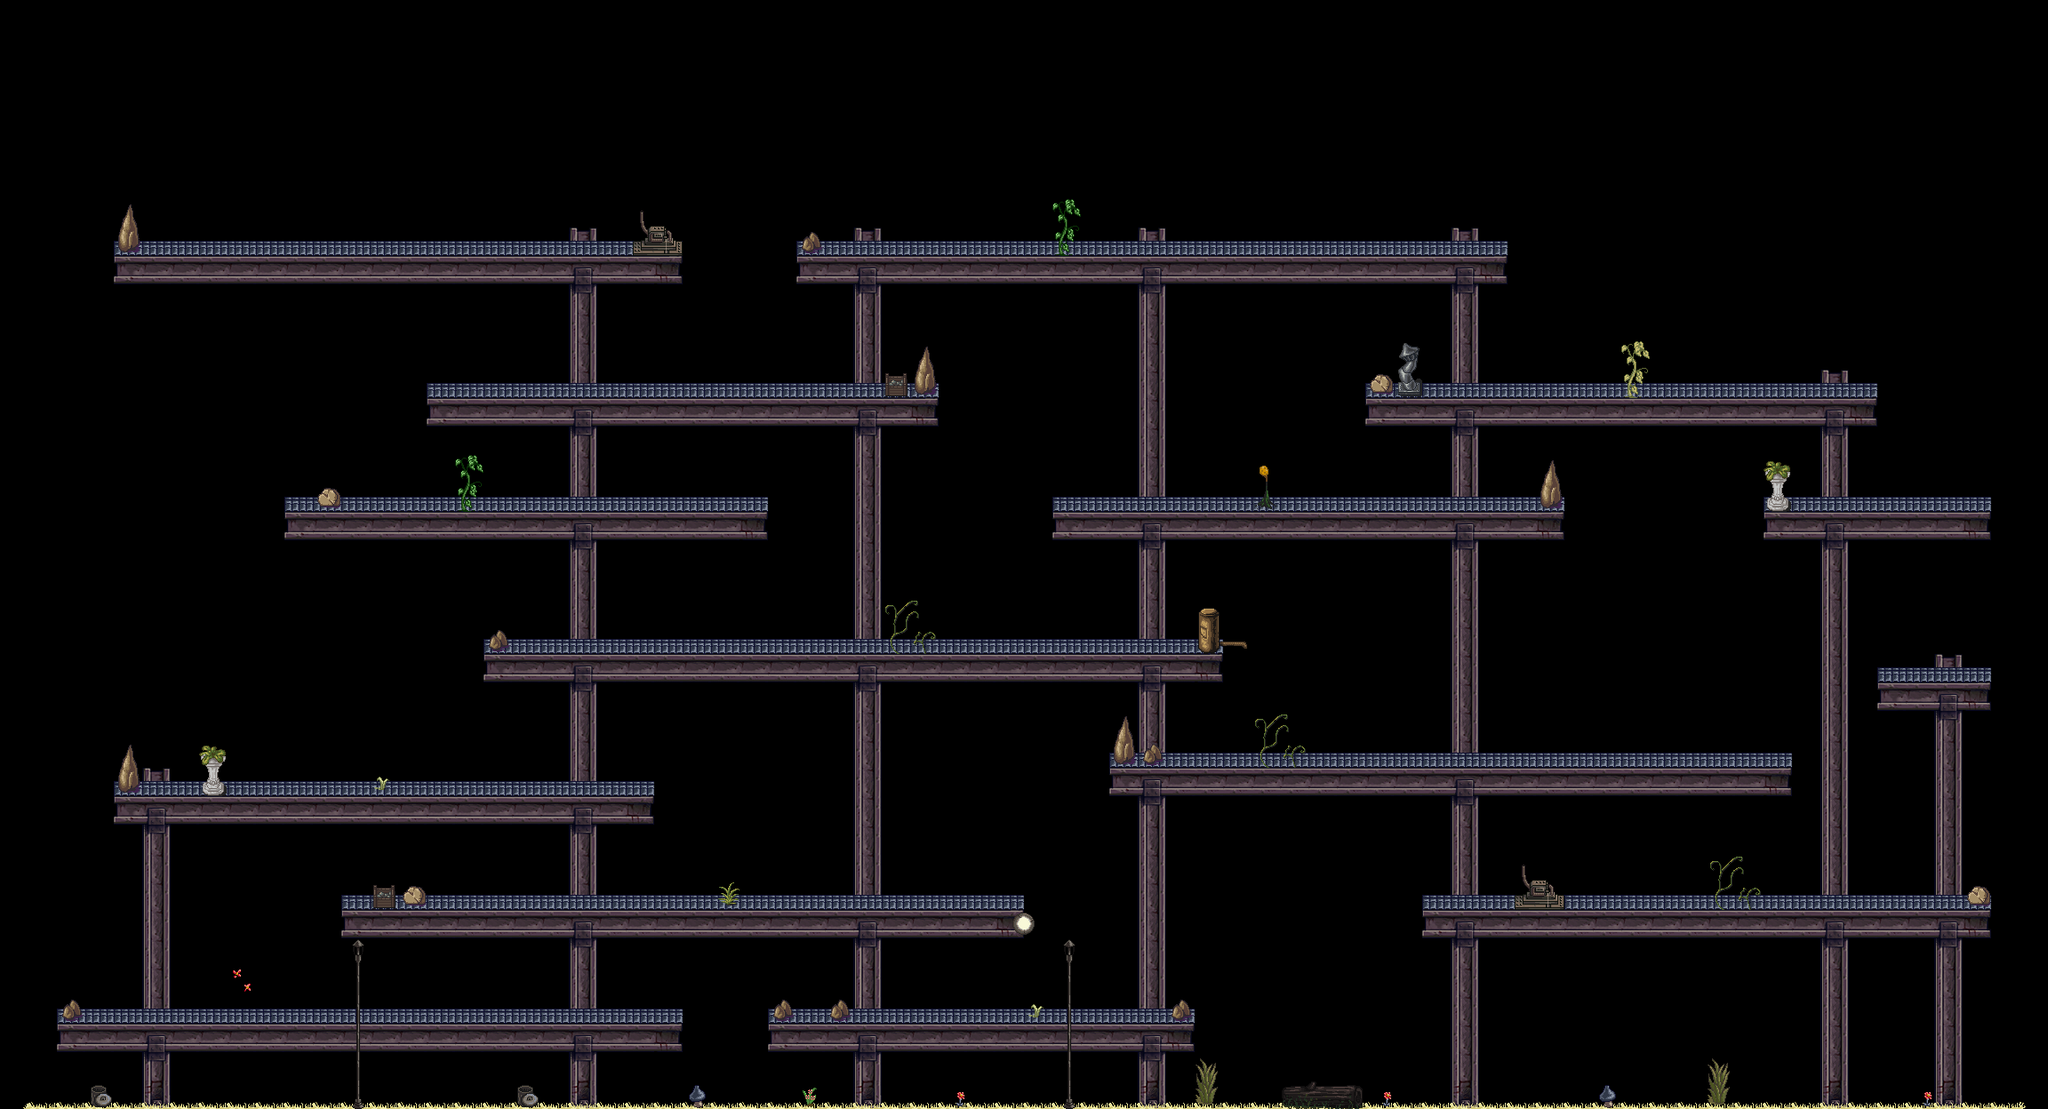

Below is a game level as drawn by its tile map, then a one-line description and the .tmx that defines it (tile-layer data replaced by summaries):
An orthogonal 72x39 tile map with 32x32 px tiles, 4 tile layers (3. csemperéteg, 1. csemperéteg, 2. csemperéteg, 11. csemperéteg) and 71 objects.

<map version="1.2" tiledversion="1.2.1" orientation="orthogonal" renderorder="right-down" width="72" height="39" tilewidth="32" tileheight="32" infinite="0" nextlayerid="58" nextobjectid="152">
 <tileset firstgid="1" name="hyptosis" tilewidth="32" tileheight="32" tilecount="3600" columns="30">
  <image source="../tileset/hyptosis.png" width="960" height="3840" />
  <terraintypes>
   <terrain name="StoneWall1" tile="505" />
  </terraintypes>
  <tile id="475" terrain=",,,0" />
  <tile id="476" terrain=",,0,0" />
  <tile id="477" terrain=",,0," />
  <tile id="504" terrain=",0,,0" />
  <tile id="505" terrain="0,0,0,0" />
  <tile id="506" terrain="0,,0," />
  <tile id="534" terrain=",0,," />
  <tile id="535" terrain="0,0,," />
  <tile id="536" terrain="0,,," />
 </tileset>
 <layer id="54" name="3. csemperéteg" width="72" height="39">
  <data>[2808 cells, 171 non-empty, 3 distinct tile ids]</data>
 </layer>
 <layer id="55" name="1. csemperéteg" width="72" height="39">
  <data>[2808 cells, 563 non-empty, 6 distinct tile ids]</data>
 </layer>
 <layer id="56" name="2. csemperéteg" width="72" height="39">
  <data>[2808 cells, 114 non-empty, 21 distinct tile ids]</data>
 </layer>
 <layer id="57" name="11. csemperéteg" width="72" height="39">
  <properties>
   <property name="z" type="int" value="11" />
  </properties>
  <data>[2808 cells, 51 non-empty, 25 distinct tile ids]</data>
 </layer>
 <objectgroup color="#ffaa00" id="16" name="Ground">
  <object id="74" x="66" y="1149" width="700" height="36" />
  <object id="75" x="863" y="1146" width="481" height="38" />
  <object id="76" x="385" y="1021" width="766" height="25" />
  <object id="77" x="129" y="894" width="607" height="20" />
  <object id="78" x="545" y="730" width="829" height="21" />
  <object id="79" x="1250" y="859" width="766" height="27" />
  <object id="80" x="1600" y="1020" width="641" height="20" />
  <object id="81" x="2111" y="764" width="128" height="18" />
  <object id="82" x="1982" y="570" width="256" height="25" />
  <object id="83" x="1535" y="440" width="577" height="25" />
  <object id="84" x="1185" y="570" width="574" height="27" />
  <object id="85" x="897" y="282" width="799" height="24" />
  <object id="86" x="483" y="442" width="573" height="17" />
  <object id="87" x="319" y="574" width="544" height="21" />
  <object id="88" x="128" y="281" width="640" height="23" />
  <object id="89" x="65" y="1122" width="28" height="34" />
  <object id="90" x="418" y="988" width="62" height="40" />
  <object id="91" x="218" y="833" width="38" height="68" />
  <object id="92" x="127" y="836" width="32" height="63" />
  <object id="93" x="127" y="218" width="31" height="71" />
  <object id="94" x="710" y="242" width="59" height="51" />
  <object id="96" x="349" y="543" width="37" height="30" />
  <object id="97" x="545" y="701" width="31" height="34" />
  <object id="98" x="890" y="248" width="36" height="36" />
  <object id="100" x="993" y="386" width="62" height="54" />
  <object id="101" x="1344" y="676" width="33" height="58" />
  <object id="102" x="1250" y="801" width="58" height="61" />
  <object id="103" x="934" y="1121" width="25" height="30" />
  <object id="104" x="865" y="1120" width="27" height="29" />
  <object id="105" x="1315" y="1118" width="29" height="32" />
  <object id="106" x="1534" y="380" width="71" height="70" />
  <object id="107" x="1729" y="511" width="31" height="72" />
  <object id="108" x="1702" y="967" width="60" height="59" />
  <object id="109" x="1978" y="505" width="36" height="74" />
  <object id="110" x="2210" y="990" width="32" height="34" />
 </objectgroup>
 <objectgroup color="#ff0000" id="30" name="Enemies">
  <object id="65" x="-380" y="559.667">
   <properties>
    <property name="block" type="int" value="2" />
   </properties>
   <polyline points="594.822,-300 787.156,-300" />
  </object>
  <object id="111" x="305.822" y="259.667">
   <properties>
    <property name="block" type="int" value="4" />
   </properties>
   <polyline points="734,-4 993,-4" />
  </object>
  <object id="112" x="923.822" y="314.667">
   <properties>
    <property name="block" type="int" value="2" />
   </properties>
   <polyline points="-387,108 29,106" />
  </object>
  <object id="114" x="353.822" y="264">
   <properties>
    <property name="block" type="int" value="2" />
   </properties>
   <polyline points="76,296 335,296" />
  </object>
  <object id="115" x="667.822" y="694.667">
   <properties>
    <property name="block" type="int" value="4" />
   </properties>
   <polyline points="702.333,-437.333 961.333,-437.333" />
  </object>
  <object id="116" x="1637.82" y="315.667">
   <properties>
    <property name="block" type="int" value="4" />
   </properties>
   <polyline points="91.6667,106.667 397.333,110.667" />
  </object>
  <object id="117" x="1445.82" y="282.333">
   <properties>
    <property name="block" type="int" value="1" />
   </properties>
   <polyline points="-427,842.667 -168,842.667" />
  </object>
  <object id="118" x="1148.49" y="1115.67">
   <properties>
    <property name="block" type="int" value="3" />
   </properties>
   <polyline points="191.666,-280 450.666,-280" />
  </object>
  <object id="119" x="1727.16" y="806.333">
   <properties>
    <property name="block" type="int" value="3" />
   </properties>
   <polyline points="-39.0003,29.3337 242.666,26.667" />
  </object>
  <object id="120" x="1824.49" y="710.333">
   <properties>
    <property name="block" type="int" value="3" />
   </properties>
   <polyline points="-11.0003,289.334 337.333,290.667" />
  </object>
  <object id="121" x="519.156" y="558.333">
   <properties>
    <property name="block" type="int" value="1" />
   </properties>
   <polyline points="-198.667,308 60.3333,308" />
  </object>
  <object id="122" x="637.822" y="889">
   <properties>
    <property name="block" type="int" value="1" />
   </properties>
   <polyline points="-165.333,238.667 93.6667,238.667" />
  </object>
  <object id="123" x="707.156" y="1114.33">
   <properties>
    <property name="block" type="int" value="1" />
   </properties>
   <polyline points="-18,-123 377,-118" />
  </object>
  <object id="124" x="702.822" y="609.667">
   <properties>
    <property name="block" type="int" value="2" />
   </properties>
   <polyline points="-63,98 196,98" />
  </object>
  <object id="125" x="1043.82" y="642.667">
   <properties>
    <property name="block" type="int" value="2" />
   </properties>
   <polyline points="-37,65 274,64" />
  </object>
  <object id="126" x="1381.16" y="527.667">
   <properties>
    <property name="block" type="int" value="3" />
   </properties>
   <polyline points="-138,24 121,24" />
  </object>
  <object id="149" x="2058.27" y="517">
   <properties>
    <property name="block" type="int" value="4" />
   </properties>
   <polyline points="-24.7848,29.3337 154.215,26.667" />
  </object>
 </objectgroup>
 <objectgroup color="#ff00ff" id="17" name="Ladders">
  <object id="127" x="2200" y="568" width="20" height="196" />
  <object id="128" x="2040" y="440" width="25.3333" height="132" />
  <object id="131" x="1564" y="568" width="29.3333" height="292" />
  <object id="132" x="1626.67" y="280" width="30.6667" height="158.667" />
  <object id="133" x="750.667" y="573.333" width="29.3333" height="157.333" />
  <object id="134" x="945.333" y="280" width="32" height="161.333">
   <properties>
    <property name="blockBottom" type="int" value="2" />
    <property name="blockTop" type="int" value="4" />
   </properties>
  </object>
  <object id="135" x="512" y="277.333" width="29.3333" height="164" />
  <object id="136" x="672.667" y="895.333" width="30.6667" height="126.667" />
  </objectgroup>
 <objectgroup id="18" name="Player">
  <!-- 4 objects omitted --></objectgroup>
</map>
<!-- 11 of 71 objects omitted -->
